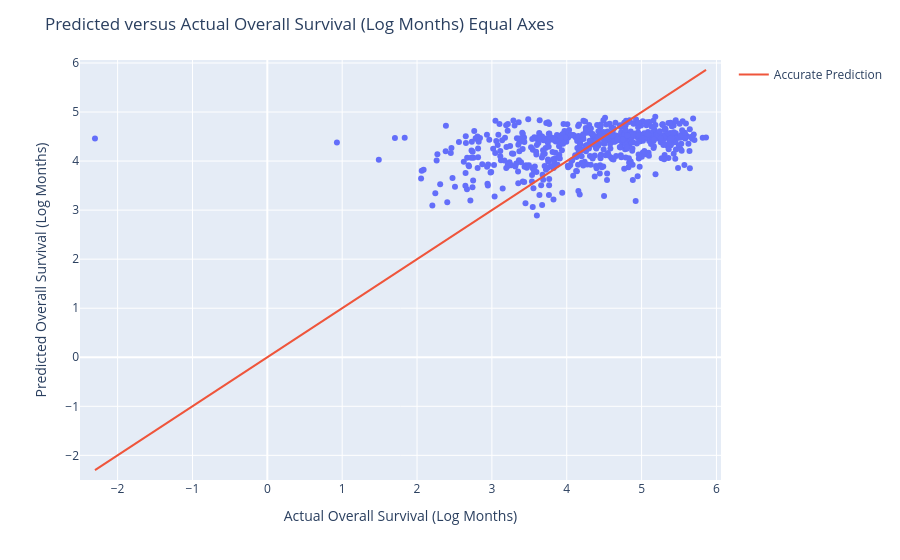

Notebook code cell kept with this figure:
### Code cell
#plot of training data predicted vs actual

import plotly.graph_objects as go

fig = px.scatter(x=y_train_dm, y=pipeline_dm.predict(X_train_dm),
                 labels={"x": "Actual Overall Survival (Log Months)", "y": "Predicted Overall Survival (Log Months)"})

fig.add_trace(go.Scatter(
    x=[min(y_train_dm), max(y_train_dm)], 
    y=[min(y_train_dm), max(y_train_dm)], 
    mode="lines", 
    name="Accurate Prediction"
))

fig.update_layout(title="Predicted versus Actual Overall Survival (Log Months) Equal Axes")
fig.update_xaxes(range=[min(y_train_dm)-0.2, max(y_train_dm)+0.2])
fig.update_yaxes(range=[min(y_train_dm)-0.2, max(y_train_dm)+0.2])

fig.show()

### Figure 1 — Plotly figure (JSON) as saved in the notebook; plotly's stock layout.template omitted (floating-point values rounded to 4 significant figures; data arrays with more than 128 entries replaced by an {"elided": "..."} marker saying what was removed)
{"data": [{"hovertemplate": "Actual Overall Survival (Log Months)=%{x}<br>Predicted Overall Survival (Log Months)=%{y}<extra></extra>", "legendgroup": "", "marker": {"color": "#636efa", "symbol": "circle"}, "mode": "markers", "name": "", "orientation": "v", "showlegend": false, "type": "scatter", "x": {"elided": "615 float values"}, "xaxis": "x", "y": {"elided": "615 float values"}, "yaxis": "y"}, {"mode": "lines", "name": "Accurate Prediction", "type": "scatter", "x": [-2.303, 5.861], "y": [-2.303, 5.861]}], "layout": {"legend": {"tracegroupgap": 0}, "margin": {"t": 60}, "title": {"text": "Predicted versus Actual Overall Survival (Log Months) Equal Axes"}, "xaxis": {"anchor": "y", "domain": [0, 1], "range": [-2.503, 6.061], "title": {"text": "Actual Overall Survival (Log Months)"}}, "yaxis": {"anchor": "x", "domain": [0, 1], "range": [-2.503, 6.061], "title": {"text": "Predicted Overall Survival (Log Months)"}}}}
